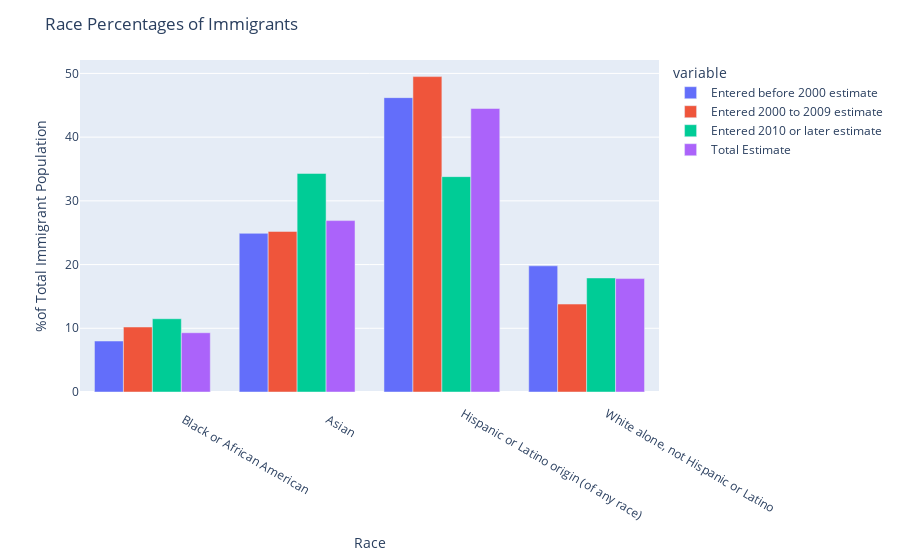

Notebook source saved alongside this figure:
### Code cell
#Race
rows_to_keep_race = [26, 29, 31, 35, 36]
race = pd.read_csv("5yeardata.csv", skiprows = lambda x: x not in rows_to_keep_race )
#race.head(10)

fig_race = px.bar(race, x='\xa0\xa0\xa0\xa0RACE AND HISPANIC OR LATINO ORIGIN', y=['Entered before 2000 estimate', 'Entered 2000 to 2009 estimate', 'Entered 2010 or later estimate', 'Total Estimate'])

fig_race.update_layout(
    barmode='group',
    title="Race Percentages of Immigrants",
    xaxis_title="Race",
    yaxis_title="%of Total Immigrant Population",                  
    )
fig_race.show()

### Figure 1 — Plotly figure (JSON) as saved in the notebook; plotly's stock layout.template omitted (floating-point values rounded to 4 significant figures)
{"data": [{"alignmentgroup": "True", "hovertemplate": "variable=Entered before 2000 estimate<br>    RACE AND HISPANIC OR LATINO ORIGIN=%{x}<br>value=%{y}<extra></extra>", "legendgroup": "Entered before 2000 estimate", "marker": {"color": "#636efa"}, "name": "Entered before 2000 estimate", "offsetgroup": "Entered before 2000 estimate", "orientation": "v", "showlegend": true, "textposition": "auto", "type": "bar", "x": ["            Black or African American", "            Asian", "        Hispanic or Latino origin (of any race)", "        White alone, not Hispanic or Latino"], "xaxis": "x", "y": [8, 24.9, 46.2, 19.8], "yaxis": "y"}, {"alignmentgroup": "True", "hovertemplate": "variable=Entered 2000 to 2009 estimate<br>    RACE AND HISPANIC OR LATINO ORIGIN=%{x}<br>value=%{y}<extra></extra>", "legendgroup": "Entered 2000 to 2009 estimate", "marker": {"color": "#EF553B"}, "name": "Entered 2000 to 2009 estimate", "offsetgroup": "Entered 2000 to 2009 estimate", "orientation": "v", "showlegend": true, "textposition": "auto", "type": "bar", "x": ["            Black or African American", "            Asian", "        Hispanic or Latino origin (of any race)", "        White alone, not Hispanic or Latino"], "xaxis": "x", "y": [10.2, 25.2, 49.5, 13.8], "yaxis": "y"}, {"alignmentgroup": "True", "hovertemplate": "variable=Entered 2010 or later estimate<br>    RACE AND HISPANIC OR LATINO ORIGIN=%{x}<br>value=%{y}<extra></extra>", "legendgroup": "Entered 2010 or later estimate", "marker": {"color": "#00cc96"}, "name": "Entered 2010 or later estimate", "offsetgroup": "Entered 2010 or later estimate", "orientation": "v", "showlegend": true, "textposition": "auto", "type": "bar", "x": ["            Black or African American", "            Asian", "        Hispanic or Latino origin (of any race)", "        White alone, not Hispanic or Latino"], "xaxis": "x", "y": [11.5, 34.3, 33.8, 17.9], "yaxis": "y"}, {"alignmentgroup": "True", "hovertemplate": "variable=Total Estimate<br>    RACE AND HISPANIC OR LATINO ORIGIN=%{x}<br>value=%{y}<extra></extra>", "legendgroup": "Total Estimate", "marker": {"color": "#ab63fa"}, "name": "Total Estimate", "offsetgroup": "Total Estimate", "orientation": "v", "showlegend": true, "textposition": "auto", "type": "bar", "x": ["            Black or African American", "            Asian", "        Hispanic or Latino origin (of any race)", "        White alone, not Hispanic or Latino"], "xaxis": "x", "y": [9.3, 26.9, 44.5, 17.8], "yaxis": "y"}], "layout": {"barmode": "group", "legend": {"title": {"text": "variable"}, "tracegroupgap": 0}, "margin": {"t": 60}, "title": {"text": "Race Percentages of Immigrants"}, "xaxis": {"anchor": "y", "domain": [0, 1], "title": {"text": "Race"}}, "yaxis": {"anchor": "x", "domain": [0, 1], "title": {"text": "%of Total Immigrant Population"}}}}
